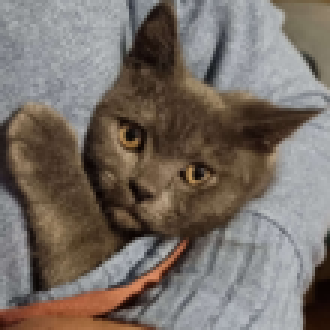
#> input picture final_project_materials/catty.png, 110 x 110 px, found by its file name (shown 3 times larger)
$ python test.py
#> lines starting #> are read from the running program, lines starting #| are printed output that depends on the picture
#> in main, image is the input picture: shape (110, 110, 3); mean B, G, R 102.7, 110, 119.2
import numpy as np
import cv2

def sharpen_laplacian(image):
    height, width, _ = image.shape
#> height = 110; width = 110

    # [8 lines of commented-out code are left out]
    kernel = np.array([[0.1496, 0.2417, 0.1496], [0.2417, 0.3894, 0.2417], [0.1496, 0.2417, 0.1496]])
    new_image = np.zeros_like(image)

    for y in range(1, height-1):
        for x in range(1, width-1):
            new_pixel = np.sum(kernel * image[y-1:y+2, x-1:x+2])
            new_image[y, x] = np.clip(new_pixel, 0, 255)
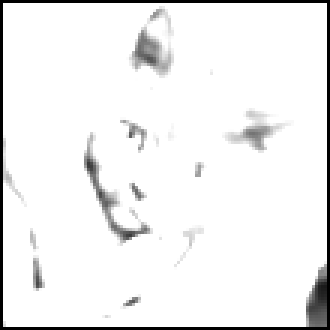
#> new_image: shape (110, 110, 3) (shown 3 times larger); min 0, max 255, mean 239.8

    return new_image

def main():
    # image = cv2.imread("D:\MATLAB2022\projects\practice_linear_algebra\practice_linear_algebra_labs\project_materials\dog.jpg")
    image = cv2.imread("D:\MATLAB2022\projects\practice_linear_algebra\practice_linear_algebra_labs\project_materials\catty.png")

    sharpened_image = sharpen_laplacian(image)

    cv2.imshow("Original", image)
    cv2.imshow("Sharpened", sharpened_image)
    cv2.waitKey(0)

if __name__ == "__main__":
    main()
